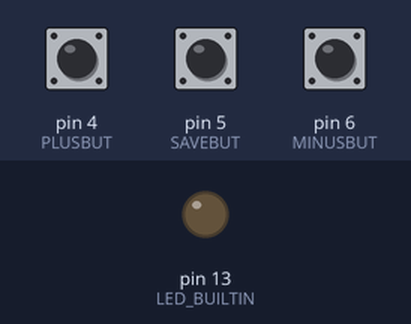
The sketch below on a simulated Arduino Nano, built with avr-gcc and run on an emulated ATmega328P. On the bench: output pins drawn as LEDs (lit = HIGH). Inputs (shaded band) come from the test bench; at power-on: pin 4 (PLUSBUT) HIGH, pin 6 (MINUSBUT) HIGH, pin 5 (SAVEBUT) HIGH.

Above: at 1.2 s.
1.3 s: pin 4 (PLUSBUT) pulled LOW for 3.2 s
At 3.1 s:
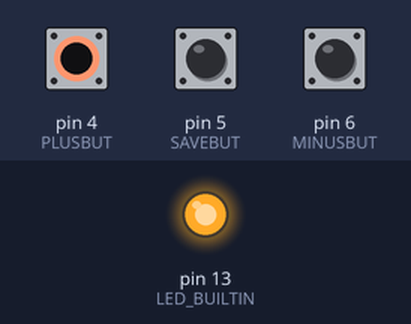
6.0 s: pin 6 (MINUSBUT) pulled LOW for 3.2 s
At 10.2 s:
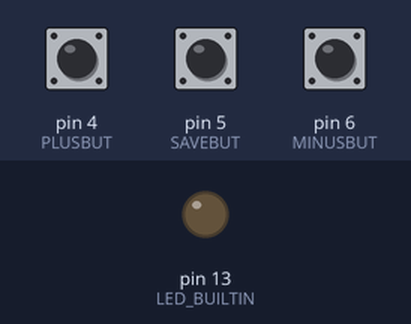
Timing chart, 0 to 11.7 s (numbered marks = the images above; inputs shaded):
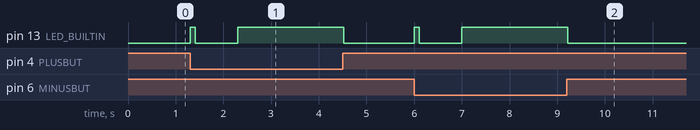

The sketch:

Bullseye_Calibrator.ino
```cpp
// Calibrator for Othernet Bullseye LNB
// Written by Colin Durbridge G4EML for an Arduino Nano. However it should work on any Arduino.
// Based on data supplied by SY Science and Technology and Othernet. Thanks to Jon and Syed.
//
// This program allows the LO of the Bullseye LNB to be adjusted in steps of approximately 200Hz.
// Three pushbuttons, connected between Arduino pins and ground, are used. Plus, Minus and Save.
// Pressing the Plus or Minus buttons moves the LO by one step in either direction. Holding the button down results in 10 steps per second.
// Pressing the Save button stores this new calibration as the user setting which will then be used every time the LNB is powered up.
// Pressing all three buttons together will restore the factory calibration.
//
// Single character commands can also be sent from a PC connected to the Arduino USB Serial port. Settings are 9600 8,N,1
// Valid commands are as follows.
//
// Q = Decrement by 1    W = Increment by 1    D = Min Frequency
// A = Decrement by 4    S = Increment by 4    E = Max Frequency
// Z = Decrement by 10   X = Increment by 10   C = Mid Frequency
//
// U = Store User Frequency in Memory
// M = Recall User Frequency from Memory
// P = Restore Factory Frequency from Memory
//
// The LNB must be powered up as normal through the Green Port. The serial output of the Arduino on pin 2 must be level shifted with an external circuit to 0-15V (±1V)and connected via a 1K resistor to the Red Port.
//


#include <SoftwareSerial.h>

SoftwareSerial LNBSerial(3, 2); // RX on Arduino pin 3 (Not Used) , TX on Arduino Pin 2 (Level shifted and connected to Red Port of LNB)

char valid[]="ACDEMPQSUWXZ";    //Valid commands for Bullseye LNB. WARNING! Do not try other commands, they may corrupt the settings)
char inChar[]="#";
int debounce;
int repeatDelay;
int ledDelay;
int buttons;
enum {NONE,PLUS,MINUS,PLUSMINUS,SAVE,PLUSSAVE,MINUSSAVE,ALL};
unsigned long lastTick;
char factoryReset;

#define PLUSBUT 4                  //pin for Plus Button (connect a push botton between this Arduino pin and Ground)
#define SAVEBUT 5                  //pin for Save Button (connect a push botton between this Arduino pin and Ground)
#define MINUSBUT 6                 //pin for Minus Button (connect a push botton between this Arduino pin and Ground)

void setup()
{
  // initialize Hardware serial port to PC
  Serial.begin(9600);
  //initialise Software Serial port to LNB
  LNBSerial.begin(9600);

  pinMode(PLUSBUT,INPUT_PULLUP);
  pinMode(SAVEBUT,INPUT_PULLUP);
  pinMode(MINUSBUT,INPUT_PULLUP);
  pinMode(LED_BUILTIN,OUTPUT);

  debounce=0;
  repeatDelay=0;
  ledDelay=0;
  lastTick=millis();
  factoryReset=0;

}

void loop()
{

// read from PC if available and send to LNB

  if (Serial.available())            //Have we received a character from the PC?
  {
    inChar[0] = Serial.read();       //Get the character from the PC
    if(strpbrk(inChar,valid))        //Test if that Character is a valid command
    {
      digitalWrite(LED_BUILTIN,1);
      ledDelay=10;
      repeatDelay=10;
      LNBSerial.write(inChar[0]);    //Send the character to the LNB
    }

  }

//Read Buttons and combine into one variable

  buttons = NONE;
  if(digitalRead(PLUSBUT)==LOW) buttons = buttons + PLUS;
  if(digitalRead(MINUSBUT)==LOW) buttons = buttons + MINUS;
  if(digitalRead(SAVEBUT)==LOW) buttons = buttons + SAVE;

  switch (buttons)
   {
    case NONE:
      repeatDelay=100;
      break;

    case PLUS:
      if((debounce==0) | (repeatDelay==0))
        {
           LNBSerial.write("W");
           digitalWrite(LED_BUILTIN,1);
           ledDelay=10;
           if(repeatDelay==0) repeatDelay=10;
        }
      if(debounce<20) debounce=20;
      break;

    case MINUS:
      if((debounce==0) | (repeatDelay==0))
        {
           LNBSerial.write("Q");
           digitalWrite(LED_BUILTIN,1);
           ledDelay=10;
           if(repeatDelay==0) repeatDelay=10;
        }
      if(debounce<20) debounce=20;
      break;

    case SAVE:
      if(debounce==0)
      {
        LNBSerial.write("U");
        digitalWrite(LED_BUILTIN,1);
        ledDelay=10;
      }
      if (debounce<20) debounce=20;
      break;

      case ALL:
      factoryReset=1;
      digitalWrite(LED_BUILTIN,1);
      ledDelay=10;
      debounce=100;
      break;
   }


//Send factory reset if requested

   if((factoryReset==1) & (debounce==0))
   {
     LNBSerial.write("P");
     factoryReset=0;
     for(int c=0;c<6;c++)
     {
      digitalWrite(LED_BUILTIN,1);
      delay(100);
      digitalWrite(LED_BUILTIN,0);
      delay(100);
     }
   }


//Do this every 10 ms to implement delays.

  if(millis()>=lastTick+10)
    {
      lastTick=millis();
      if(repeatDelay>0)
        {
          repeatDelay=repeatDelay-1;
        }
      if(debounce>0)
        {
          debounce=debounce-1;
        }
      if(ledDelay>0)
        {
          ledDelay=ledDelay-1;
        }
      else
        {
          digitalWrite(LED_BUILTIN,0);
        }
    }


}
```

Measured:
- after the input at 1.3 s, pin 13 (LED_BUILTIN): LOW → HIGH at once, → LOW 0.11 s later, → HIGH 0.89 s later, → LOW 2.2 s later
- after the input at 6.0 s, pin 13 (LED_BUILTIN): LOW → HIGH at once, → LOW 0.10 s later, → HIGH 0.90 s later, → LOW 2.2 s later
